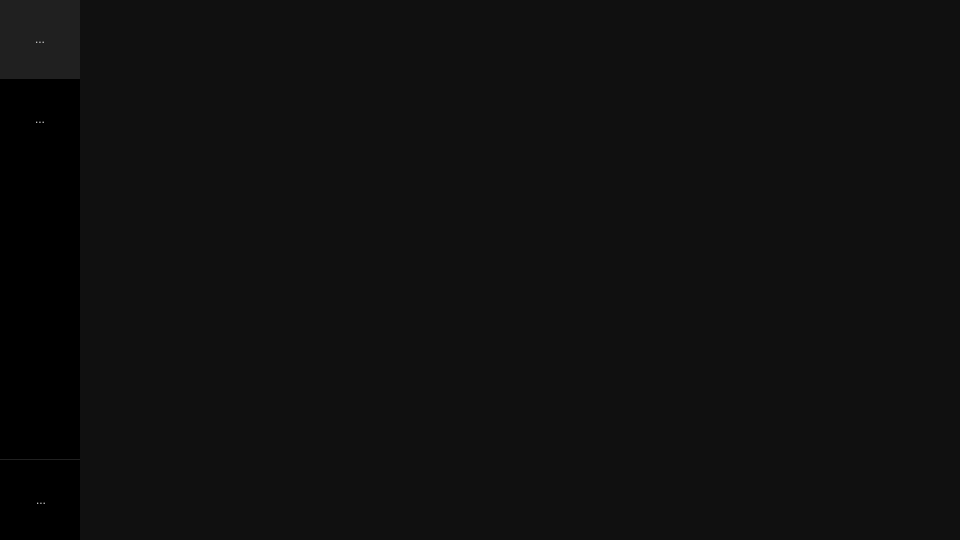
<?xml version="1.0" encoding="UTF-8"?>
<ui version="4.0">
 <class>MainWindow</class>
 <widget class="QMainWindow" name="MainWindow">
  <property name="geometry">
   <rect>
    <x>0</x>
    <y>0</y>
    <width>960</width>
    <height>540</height>
   </rect>
  </property>
  <property name="sizePolicy">
   <sizepolicy hsizetype="Fixed" vsizetype="Fixed">
    <horstretch>0</horstretch>
    <verstretch>0</verstretch>
   </sizepolicy>
  </property>
  <property name="minimumSize">
   <size>
    <width>960</width>
    <height>540</height>
   </size>
  </property>
  <property name="maximumSize">
   <size>
    <width>960</width>
    <height>540</height>
   </size>
  </property>
  <property name="font">
   <font>
    <family>Segoe UI</family>
    <pointsize>9</pointsize>
   </font>
  </property>
  <property name="windowTitle">
   <string>ReVox</string>
  </property>
  <property name="styleSheet">
   <string notr="true">background-color: #101010;
color: #D0D0D0;
font-family: &quot;Segoe UI&quot;;</string>
  </property>
  <widget class="QWidget" name="centralwidget">
   <widget class="QGroupBox" name="sidebar">
    <property name="geometry">
     <rect>
      <x>0</x>
      <y>-1</y>
      <width>80</width>
      <height>541</height>
     </rect>
    </property>
    <property name="styleSheet">
     <string notr="true">background-color: #000000;
border: 0px;</string>
    </property>
    <property name="title">
     <string/>
    </property>
    <widget class="QToolButton" name="settingsButton">
     <property name="geometry">
      <rect>
       <x>0</x>
       <y>460</y>
       <width>82</width>
       <height>80</height>
      </rect>
     </property>
     <property name="toolTip">
      <string>&lt;html&gt;&lt;head/&gt;&lt;body&gt;&lt;p&gt;Settings&lt;/p&gt;&lt;/body&gt;&lt;/html&gt;</string>
     </property>
     <property name="styleSheet">
      <string notr="true">QToolButton {
	border-top: 1px solid #202020;
}

QToolButton:pressed {
	background-color: #252525;
}

QToolButton:hover {
	background-color: #151515;
}

QToolButton:disabled{
	background-color: #202020;
}</string>
     </property>
     <property name="text">
      <string>...</string>
     </property>
     <property name="icon">
      <iconset resource="../rc.qrc">
       <normaloff>:/rc/main/settings.png</normaloff>:/rc/main/settings.png</iconset>
     </property>
     <property name="iconSize">
      <size>
       <width>40</width>
       <height>40</height>
      </size>
     </property>
    </widget>
    <widget class="QToolButton" name="soundboardButton">
     <property name="enabled">
      <bool>false</bool>
     </property>
     <property name="geometry">
      <rect>
       <x>0</x>
       <y>0</y>
       <width>80</width>
       <height>80</height>
      </rect>
     </property>
     <property name="toolTip">
      <string>&lt;html&gt;&lt;head/&gt;&lt;body&gt;&lt;p&gt;Soundboard&lt;/p&gt;&lt;/body&gt;&lt;/html&gt;</string>
     </property>
     <property name="styleSheet">
      <string notr="true">QToolButton {
	border: 0px;
}

QToolButton:pressed {
	background-color: #252525;
}

QToolButton:hover {
	background-color: #151515;
}

QToolButton:disabled{
	background-color: #202020;
}</string>
     </property>
     <property name="text">
      <string>...</string>
     </property>
     <property name="icon">
      <iconset resource="../rc.qrc">
       <normaloff>:/rc/main/soundboard.png</normaloff>:/rc/main/soundboard.png</iconset>
     </property>
     <property name="iconSize">
      <size>
       <width>40</width>
       <height>40</height>
      </size>
     </property>
    </widget>
    <widget class="QToolButton" name="fxButton">
     <property name="enabled">
      <bool>true</bool>
     </property>
     <property name="geometry">
      <rect>
       <x>0</x>
       <y>80</y>
       <width>80</width>
       <height>80</height>
      </rect>
     </property>
     <property name="toolTip">
      <string>&lt;html&gt;&lt;head/&gt;&lt;body&gt;&lt;p&gt;Voice FX&lt;/p&gt;&lt;/body&gt;&lt;/html&gt;</string>
     </property>
     <property name="styleSheet">
      <string notr="true">QToolButton {
	border: 0px;
}

QToolButton:pressed {
	background-color: #252525;
}

QToolButton:hover {
	background-color: #151515;
}

QToolButton:disabled{
	background-color: #202020;
}</string>
     </property>
     <property name="text">
      <string>...</string>
     </property>
     <property name="icon">
      <iconset resource="../rc.qrc">
       <normaloff>:/rc/main/fx.png</normaloff>:/rc/main/fx.png</iconset>
     </property>
     <property name="iconSize">
      <size>
       <width>50</width>
       <height>50</height>
      </size>
     </property>
    </widget>
   </widget>
  </widget>
  <action name="actionDevice_Configuration">
   <property name="text">
    <string>Device Configuration</string>
   </property>
  </action>
  <action name="actionUsage">
   <property name="text">
    <string>Usage</string>
   </property>
  </action>
  <action name="actionDevice_Setup">
   <property name="text">
    <string>Device Setup</string>
   </property>
  </action>
 </widget>
 <resources>
  <include location="../rc.qrc"/>
 </resources>
 <connections/>
</ui>
